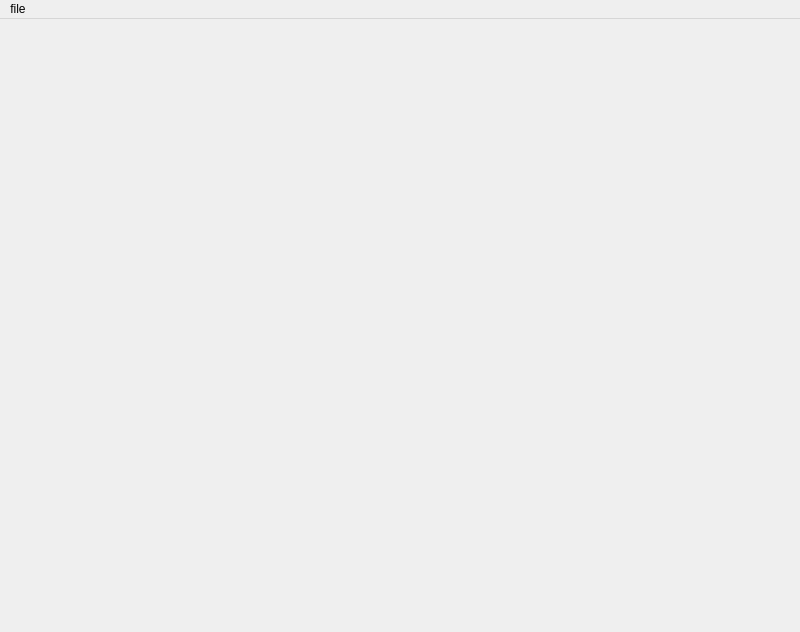
<?xml version="1.0" encoding="UTF-8"?>
<ui version="4.0">
 <class>MainWindow</class>
 <widget class="QMainWindow" name="MainWindow">
  <property name="geometry">
   <rect>
    <x>0</x>
    <y>0</y>
    <width>800</width>
    <height>632</height>
   </rect>
  </property>
  <property name="windowTitle">
   <string>Rinnegan</string>
  </property>
  <property name="windowIcon">
   <iconset>
    <normaloff>ico/rinnegan.png</normaloff>ico/rinnegan.png</iconset>
  </property>
  <widget class="QWidget" name="centralwidget">
   <layout class="QGridLayout" name="gridLayout">
    <item row="0" column="0">
     <widget class="QTabWidget" name="tabWidget">
      <property name="tabPosition">
       <enum>QTabWidget::North</enum>
      </property>
      <property name="tabShape">
       <enum>QTabWidget::Rounded</enum>
      </property>
      <property name="currentIndex">
       <number>-1</number>
      </property>
      <property name="elideMode">
       <enum>Qt::ElideNone</enum>
      </property>
      <property name="documentMode">
       <bool>true</bool>
      </property>
      <property name="tabsClosable">
       <bool>false</bool>
      </property>
     </widget>
    </item>
   </layout>
  </widget>
  <widget class="QMenuBar" name="menuBar">
   <property name="geometry">
    <rect>
     <x>0</x>
     <y>0</y>
     <width>800</width>
     <height>21</height>
    </rect>
   </property>
   <widget class="QMenu" name="menuFile">
    <property name="title">
     <string>file</string>
    </property>
    <addaction name="actionNew_tab"/>
    <addaction name="actionChronos"/>
    <addaction name="actionBookmarks"/>
   </widget>
   <addaction name="menuFile"/>
  </widget>
  <action name="actionNew_tab">
   <property name="text">
    <string>new tab</string>
   </property>
  </action>
  <action name="actionChronos">
   <property name="text">
    <string>chronos</string>
   </property>
  </action>
  <action name="actionBookmarks">
   <property name="text">
    <string>bookmarks</string>
   </property>
  </action>
 </widget>
 <resources/>
 <connections>
  <connection>
   <sender>tabWidget</sender>
   <signal>tabCloseRequested(int)</signal>
   <receiver>MainWindow</receiver>
   <slot>tabClose()</slot>
   <hints>
    <hint type="sourcelabel">
     <x>470</x>
     <y>51</y>
    </hint>
    <hint type="destinationlabel">
     <x>415</x>
     <y>21</y>
    </hint>
   </hints>
  </connection>
  <connection>
   <sender>actionNew_tab</sender>
   <signal>triggered()</signal>
   <receiver>MainWindow</receiver>
   <slot>newTab()</slot>
   <hints>
    <hint type="sourcelabel">
     <x>-1</x>
     <y>-1</y>
    </hint>
    <hint type="destinationlabel">
     <x>1</x>
     <y>37</y>
    </hint>
   </hints>
  </connection>
  <connection>
   <sender>actionChronos</sender>
   <signal>triggered()</signal>
   <receiver>MainWindow</receiver>
   <slot>chrono()</slot>
   <hints>
    <hint type="sourcelabel">
     <x>-1</x>
     <y>-1</y>
    </hint>
    <hint type="destinationlabel">
     <x>399</x>
     <y>315</y>
    </hint>
   </hints>
  </connection>
  <connection>
   <sender>actionBookmarks</sender>
   <signal>triggered()</signal>
   <receiver>MainWindow</receiver>
   <slot>bookmarks()</slot>
   <hints>
    <hint type="sourcelabel">
     <x>-1</x>
     <y>-1</y>
    </hint>
    <hint type="destinationlabel">
     <x>399</x>
     <y>315</y>
    </hint>
   </hints>
  </connection>
 </connections>
 <slots>
  <slot>newTab()</slot>
  <slot>tabClose()</slot>
  <slot>tabSelection()</slot>
  <slot>chrono()</slot>
  <slot>bookmarks()</slot>
 </slots>
</ui>
